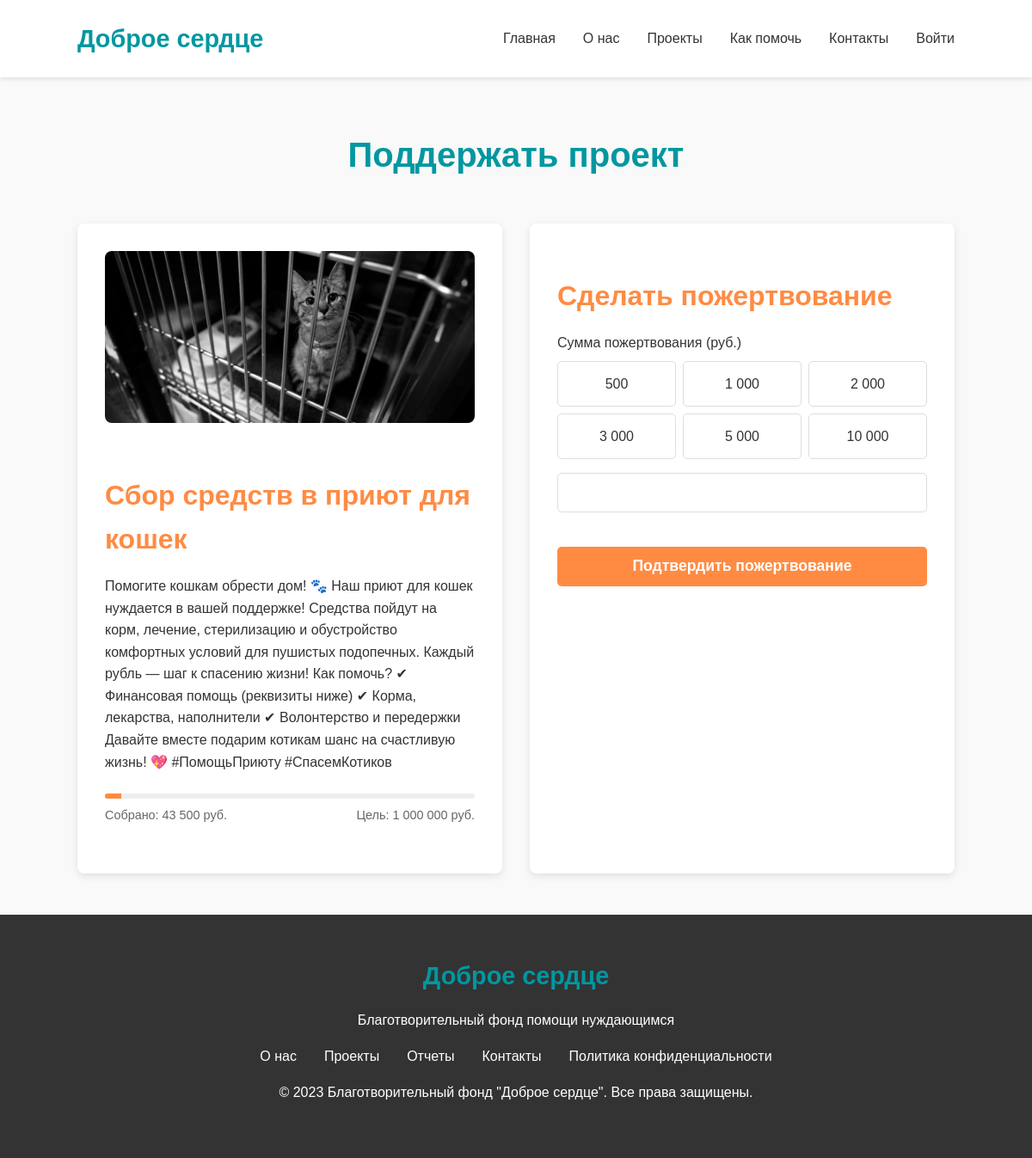
Screenshot of /donate.php?project=3 with the database file from the repository.
### tables this page shows
CREATE TABLE `project` (
  `id` int NOT NULL,
  `tittle` varchar(32) NOT NULL,
  `target_amount` int NOT NULL,
  `target_current` int DEFAULT NULL,
  `purpose_of_donation` varchar(512) NOT NULL,
  `img_path` varchar(64) NOT NULL
);

### public/donate.php (the view, shortened to what this page needs)
<?php include "db.php";
$project_id = isset($_GET['project']) ? intval($_GET['project']) : 0;
$stm = $connect->prepare("SELECT * FROM `project` WHERE id = ?");
$stm->execute([$project_id]);
$project = $stm->fetch();
?>
<!DOCTYPE html>
<html lang="ru">
<head>
    <link rel="stylesheet" href="https://cdnjs.cloudflare.com/ajax/libs/font-awesome/6.0.0-beta3/css/all.min.css">
</head>
<body>
    <?php include "header.php"; ?>
    <main class="container">
        <h1>Поддержать проект</h1>
        <div class="donate-container">
            <div class="project-info">
                <img src="./images/Project/<?=$project['img_path']?>" alt="<?=$project['tittle']?>" class="project-img">
                <h2><?=$project['tittle']?></h2>
                <p><?=$project['purpose_of_donation']?></p>
                <div class="project-progress">
                    <div class="progress-bar">
                        <div class="progress-fill"></div>
                    </div>
                    <div class="progress-info">
                        <span>Собрано: <?=number_format($project['target_current'], 0, '', ' ')?> руб.</span>
                        <span>Цель: <?=number_format($project['target_amount'], 0, '', ' ')?> руб.</span>
                    </div>
                </div>
            </div>
            <div class="donation-form">
                <h2>Сделать пожертвование</h2>
                <form action="action.php?action=donate&project=<?=$_GET['project']?>" method="POST">
                    <div class="form-group">
                        <label for="amount">Сумма пожертвования (руб.)</label>
                        <div class="amount-options">
                            <div class="amount-option" data-amount="500">500</div>
                            <div class="amount-option" data-amount="1000">1 000</div>
                            <div class="amount-option" data-amount="2000">2 000</div>
                            <div class="amount-option" data-amount="3000">3 000</div>
                            <div class="amount-option" data-amount="5000">5 000</div>
                            <div class="amount-option" data-amount="10000">10 000</div>
                        </div>
                        <input type="number" id="amount" name="amount" min="100" step="100" required>
                    </div>
                    <button type="submit" class="btn">Подтвердить пожертвование</button>
                </form>
            </div>
        </div>
    </main>
    <?php include "footer.php" ?>
</body>
</html>

### public/header.php (style rules this page uses)
:root { --h1-color: #0097a1; --h2-color: #ff8b43; --button-color: #ff8b43; --text-color: #333; --light-bg: #f9f9f9; }
body { font-family: 'Arial', sans-serif; margin: 0; padding: 0; color: var(--text-color); line-height: 1.6; }

### public/footer.php (style rules this page uses)
:root { --h1-color: #0097a1; --h2-color: #ff8b43; --button-color: #ff8b43; --text-color: #333; --light-bg: #f9f9f9; }
body { font-family: 'Arial', sans-serif; margin: 0; padding: 0; color: var(--text-color); line-height: 1.6; }

### rows the page displays
project: img_path (picture), tittle "Сбор средств в приют для кошек", purpose_of_donation "Помогите кошкам обрести дом! 🐾 Наш приют для кошек нуждается в вашей поддержке! Средства пойдут на корм, лечение, стерилизацию и обустройство комфортных условий для пушистых подопечных. Каждый рубль — шаг к спасению жизни! Как помочь? ✔ Финансовая помощь (реквизиты ниже) ✔ Корма, лекарства, наполнители ✔ Волонтерство и передержки Давайте вместе подарим котикам шанс на счастливую жизнь! 💖 #ПомощьПриюту #СпасемКотиков", target_current "43 500", target_amount "1 000 000"
